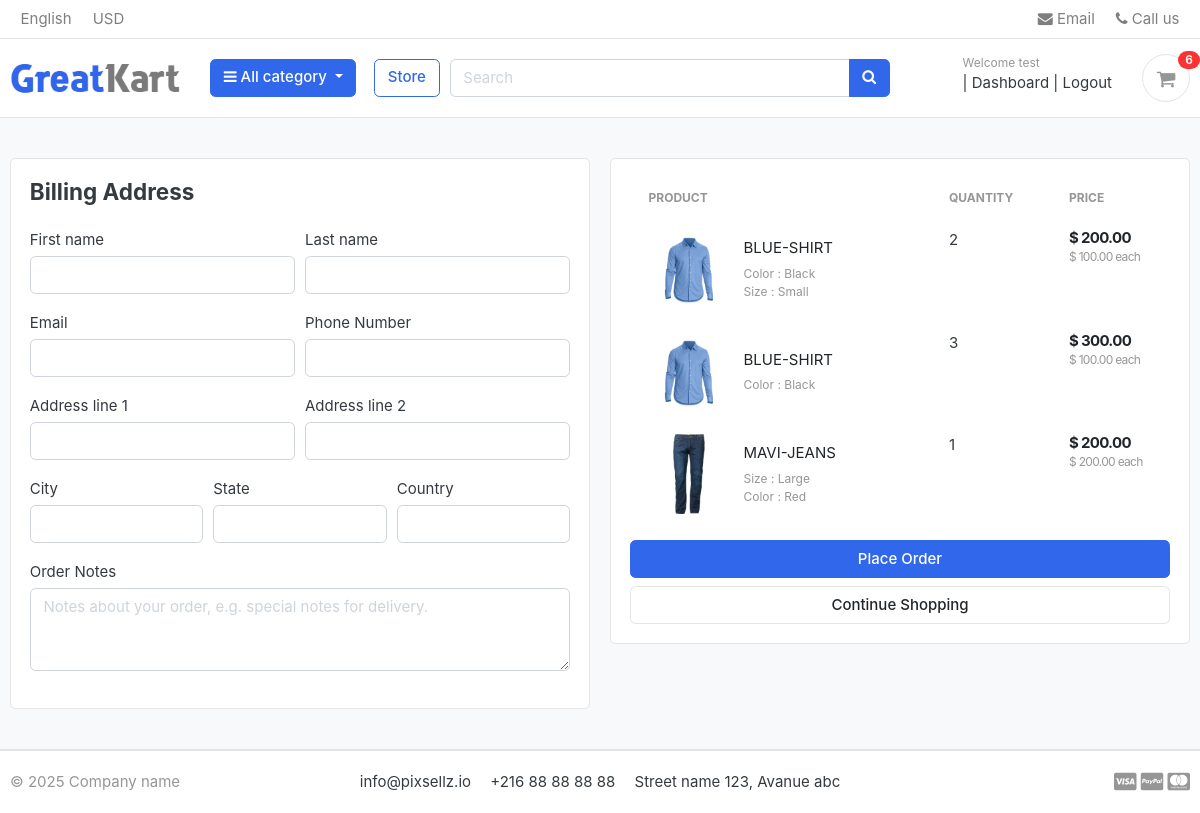
The page /cart/checkout/ (signed in) on the database as committed earlier.
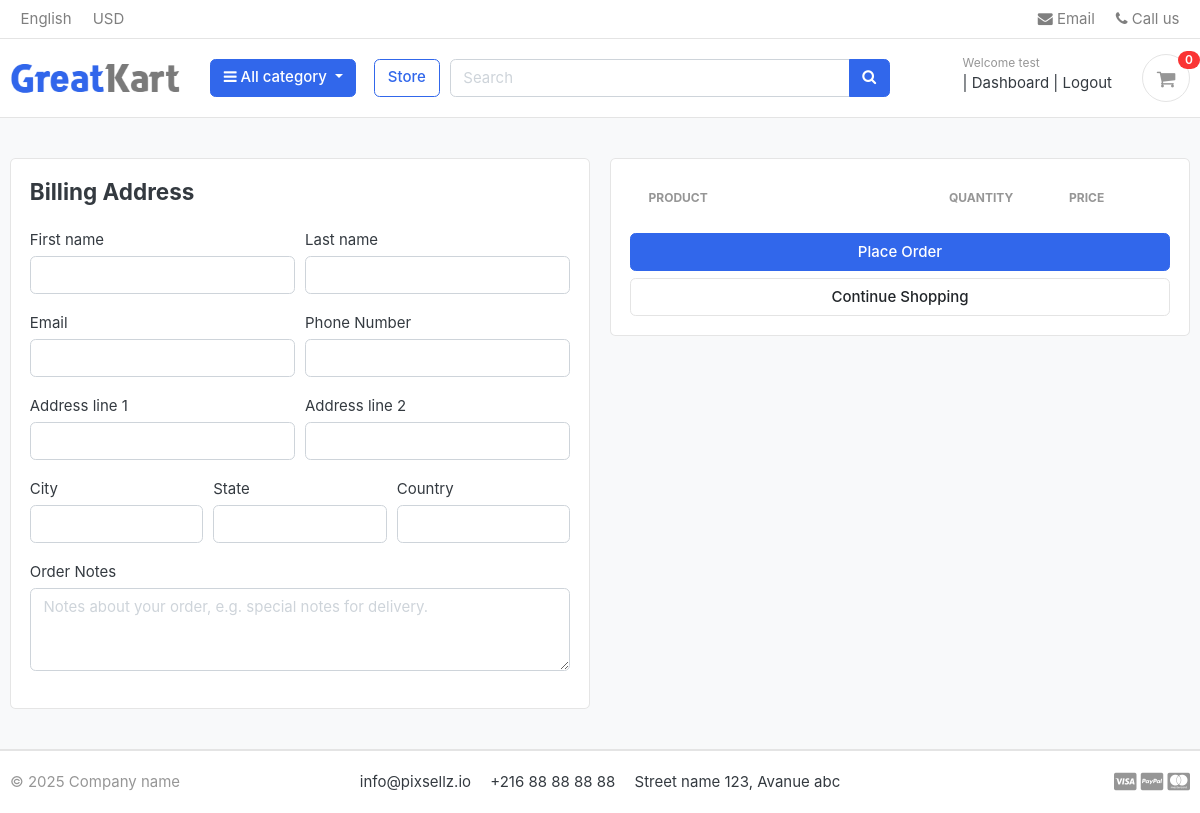
The same page on the database as committed later.
### carts/models.py (models this page shows, shortened)
class CartItem(models.Model):
    user = models.ForeignKey(Account, on_delete=models.CASCADE, null=True)
    product = models.ForeignKey(Product, on_delete=models.CASCADE)
    variations = models.ManyToManyField(Variation, blank=True)
    cart = models.ForeignKey(Cart, on_delete=models.CASCADE, null=True)
    quantity = models.IntegerField()
    is_active = models.BooleanField(default=True)
    def sub_total(self):
        return self.product.price * self.quantity

### store/models.py (models this page shows, shortened)
class Product(models.Model):
    product_name = models.CharField(max_length=100)
    slug = models.SlugField(max_length=100, unique=True)
    description = models.TextField(max_length=500, blank=True)
    price = models.DecimalField(max_digits=10, decimal_places=2)
    image = models.ImageField(upload_to='photos/products/')
    stock = models.IntegerField()
    is_available = models.BooleanField(default=True)
    category = models.ForeignKey('Category.Category', on_delete=models.CASCADE)
    created_date = models.DateTimeField(auto_now_add=True)
    modified_date = models.DateTimeField(auto_now=True)
    def get_url(self):
        return reverse('product_detail', args=[self.category.slug, self.slug])

class Variation(models.Model):
    product = models.ForeignKey(Product, on_delete=models.CASCADE)
    variation_category = models.CharField(max_length=100, choices=variation_category_choice)
    variation_value = models.CharField(max_length=100)
    is_active = models.BooleanField(default=True)
    created_date = models.DateTimeField(auto_now=True)
    objects = VariationManager()

### carts/views.py (the view)
# urls.py: path('checkout/', views.checkout, name='checkout'), # url taa haja specifique
@login_required(login_url='login')
def checkout(request, total=0, quantity=0, cart_item=None):
    try:
        tax = 0
        grand_total = 0
        if request.user.is_authenticated:
            cart_items = CartItem.objects.filter(user=request.user, is_active=True)
        else:
            cart = Cart.objects.get(cart_id=_cart_id(request))
            cart_items = CartItem.objects.filter(cart=cart, is_active=True)
        for cart_item in cart_items:
            total += (cart_item.product.price * cart_item.quantity)
            quantity += cart_item.quantity
        tax = (2 * total) / 100
        grand_total = total + tax
    except ObjectDoesNotExist:
        pass
    context = {
        'total': total,
        'quantity': quantity,
        'cart_items': cart_items,
        'tax': tax,
        'grand_total': grand_total,
    }
    return render(request, 'store/checkout.html', context)

### Category/context_processors.py (called while the page is built)
def menu_links(request):
   links = Category.objects.all()
   return dict(links=links)

### Category/models.py (called while the page is built)
    def get_url(self):
            return reverse('products_by_category', args=[self.slug])

### carts/context_processors.py (called while the page is built)
def counter(request):
    cart_count = 0
    if 'admin' in request.path:
        return {}
    else:
        try:
            cart = Cart.objects.filter(cart_id=_cart_id(request))
            if request.user.is_authenticated:
                cart_items = CartItem.objects.all().filter(user=request.user)
            else:
                cart_items = CartItem.objects.all().filter(cart=cart[:1])
            for cart_item in cart_items:
                cart_count += cart_item.quantity
        except Cart.DoesNotExist:
            cart_count = 0
    return dict(cart_count=cart_count)

### carts/views.py (called while the page is built)
def _cart_id(request):
    cart = request.session.session_key
    if not cart:
        cart = request.session.create()
    return cart

### templates/store/checkout.html (shortened to what the changed rows need)
{% extends 'base.html' %}
{% load static %}
{% block content %}
<section class="section-content padding-y bg">
	<div class="container">
		<div class="row">
			<aside class="col-lg-6">
				<div class="card">
					<div class="card-body">
						<table class="table table-borderless table-shopping-cart">
						<thead class="text-muted">
							<tr class="small text-uppercase">
								<th scope="col">Product</th>
								<th scope="col" width="120">Quantity</th>
								<th scope="col" width="120">Price</th>
							</tr>
						</thead>
						<tbody>
							{% for cart_item in cart_items %}
							<tr>
								<td>
									<figure class="itemside align-items-center">
										<div class="aside"><img src="{{ cart_item.product.image.url }}" class="img-sm">
										</div>
										<figcaption class="info">
											<a href="{{ cart_item.product.get_url }}" class="title text-dark">{{cart_item.product.product_name }}</a>
											<p class="text-muted small">
												{% if cart_item.variations.all %}
												{% for item in cart_item.variations.all %}
												{{ item.variation_category | capfirst }} : {{ item.variation_value | capfirst }} <br>
												{% endfor %}
												{% endif %}
											</p>
										</figcaption>
									</figure>
								</td>
								<td>
									<label for="">{{ cart_item.quantity }}</label>
								</td>
								<td>
									<div class="price-wrap">
										<var class="price">$ {{ cart_item.sub_total }}</var>
										<small class="text-muted"> $ {{ cart_item.product.price }} each </small>
									</div>
								</td>
							</tr>
							{% endfor %}
						</tbody>
					</table>
					</div>
				</div>
			</aside>
		</div>
	</div>
</section>
{% endblock %}

### templates/includes/navbar.html (shortened to what this page needs)
{% load static %}
<header class="section-header">
  <nav class="navbar p-md-0 navbar-expand-sm navbar-light border-bottom">
    <div class="container">
      <div class="collapse navbar-collapse" id="navbarTop4">
        <ul class="navbar-nav mr-auto">
          <li class="nav-item"><a href="#" class="nav-link">English</a></li>
          <li class="nav-item"><a href="#" class="nav-link">USD</a></li>
        </ul>
        <ul class="navbar-nav">
          <li><a href="#" class="nav-link"><i class="fa fa-envelope"></i> Email</a></li>
          <li><a href="#" class="nav-link"><i class="fa fa-phone"></i> Call us</a></li>
        </ul>
      </div>
    </div>
  </nav>
  <section class="header-main border-bottom">
    <div class="container">
      <div class="row align-items-center">
        <div class="col-lg-2 col-md-3 col-6">
          <a href="{% url 'home' %}" class="brand-wrap">
            <img class="logo" src="{% static 'images/logo.png' %}" alt="Logo">
          </a>
        </div>
        <div class="col-lg col-sm col-md col-6 flex-grow-0">
          <div class="category-wrap dropdown d-inline-block float-right">
            <button type="button" class="btn btn-primary dropdown-toggle" data-toggle="dropdown" aria-expanded="false">
              <i class="fa fa-bars"></i> All category
            </button>
          </div>
        </div>
        <a href="{% url 'store' %}" class="btn btn-outline-primary ml-2">Store</a>
        <div class="col-lg col-md-6 col-sm-12 col">
          <form action="{% url 'search' %}" class="search" method='GET'>
            <div class="input-group w-100">
              <input type="text" class="form-control" placeholder="Search" name="keyword">
              <div class="input-group-append">
                <button class="btn btn-primary" type="submit">
                  <i class="fa fa-search"></i>
                </button>
              </div>
            </div>
          </form>
        </div>
        <div class="col-lg-3 col-sm-6 col-8 order-2 order-lg-3">
          <div class="d-flex justify-content-end mb-3 mb-lg-0">
            {% if user.id is None %}
            <div class="widget-header">
              <small class="title text-muted">Welcome guest!</small>
              <div>
                <a href="{% url 'login' %}">Sign in</a>
                <span class="dark-transp"> | </span>
                <a href="{% url 'register' %}">Register</a>
              </div>
            </div>
            {% else %}
             <div class="widget-header">
              <small class="title text-muted">Welcome {{user.first_name}}</small>
              <div>
                <span class="dark-transp"> | </span>
                <a href="{% url 'dashboard' %}">Dashboard</a><span class="dark-transp"> | </span>
                <a href="{% url 'logout' %}">Logout</a>
              </div>
            </div>
            {% endif %}
            <a href="{% url 'cart' %}" class="widget-header pl-3 ml-3">
              <div class="icon icon-sm rounded-circle border"><i class="fa fa-shopping-cart"></i></div>
              <span class="badge badge-pill badge-danger notify">{{cart_count}}</span>
            </a>
          </div>
        </div>
      </div>
    </div>
  </section>
</header>

Rows that differ between the two databases and show on the page:
removed CartItem: product.image (picture), product.product_name "BLUE-SHIRT", quantity "2", sub_total "200.00", product.price "100.00"
no longer on this page (row unchanged): Variation: variation_category "Color", variation_value "Black"
no longer on this page (row unchanged): Variation: variation_category "Size", variation_value "Small", shown under "BLUE-SHIRT"
removed CartItem: product.image (picture), product.product_name "BLUE-SHIRT", quantity "3", sub_total "300.00", product.price "100.00"
removed CartItem: product.image (picture), product.product_name "MAVI-JEANS", quantity "1", sub_total "200.00", product.price "200.00"
no longer on this page (row unchanged): Variation: variation_category "Size", variation_value "Large", shown under "MAVI-JEANS"
no longer on this page (row unchanged): Variation: variation_category "Color", variation_value "Red", shown under "MAVI-JEANS"
Other text that changed with them:
{{ cart_count }}: "6" → "0"
